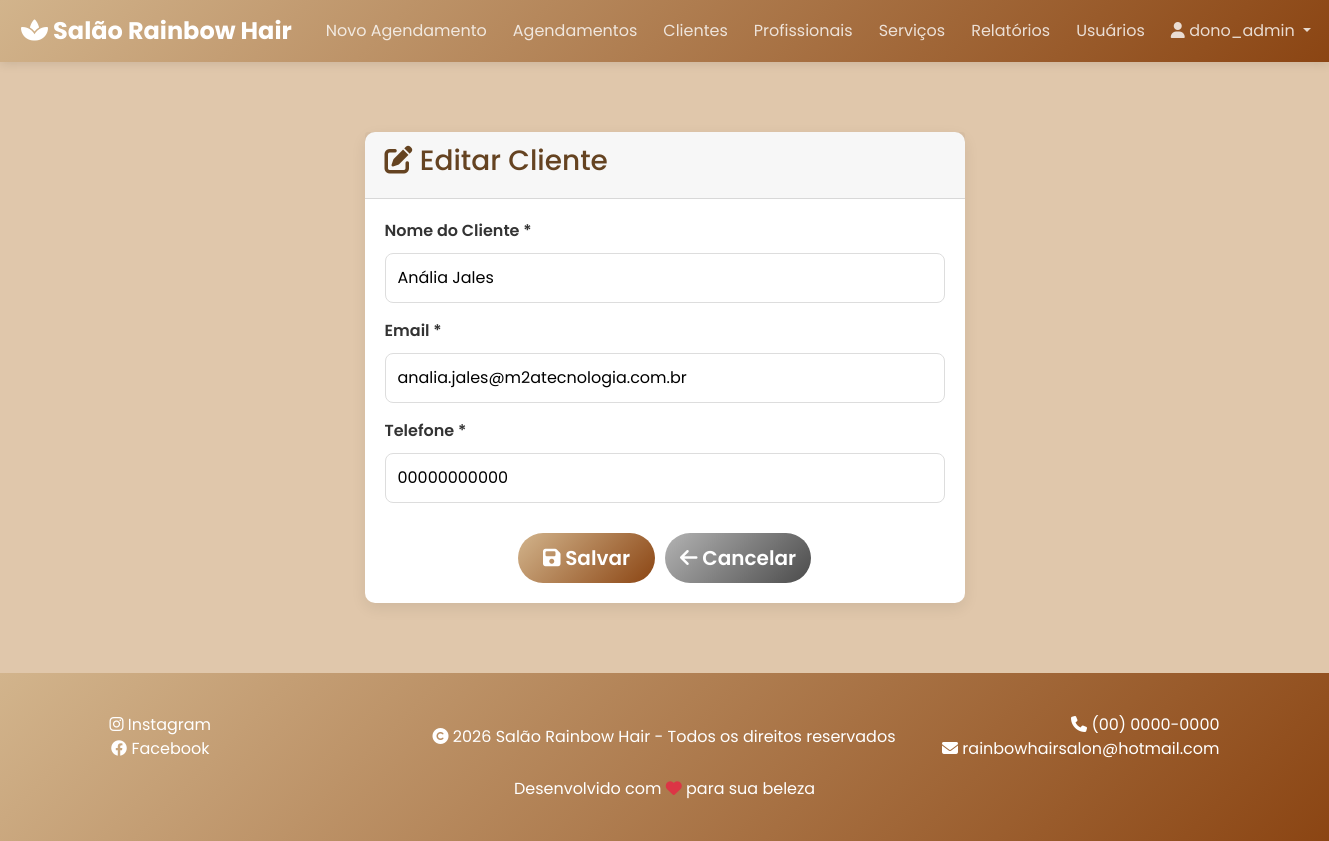
Screenshot of /clientes/clientes/edit/10/ (signed in) with the database file from the repository.
### apps/clientes/models.py (models this page shows, shortened)
class Cliente(BaseModel):
    nome = models.CharField(max_length=100)
    email = models.EmailField(blank=True, null=True)
    telefone = models.CharField(max_length=20)

### apps/clientes/views.py (the view)
# urls.py: path('clientes/edit/<int:pk>/', ClienteUpdateView.as_view(), name='cliente-update'),
class ClienteUpdateView(LoginRequiredMixin, UpdateView):
    model = Cliente
    form_class = ClienteForm
    template_name = "cliente_form.html"
    success_url = reverse_lazy('clientes:cliente-list')

### apps/clientes/forms.py
class ClienteForm(forms.ModelForm):
    class Meta:
        model = Cliente
        fields = '__all__'

### apps/clientes/templates/cliente_form.html (shortened to what this page needs)
{% extends 'base.html' %}
{% block content %}
<div class="form-container">
    <div class="card">
        <div class="card-header">
            <h3>{% if cliente %}<i class="fas fa-edit"></i> Editar Cliente{% else %}<i class="fas fa-plus"></i> Novo Cliente{% endif %}</h3>
        </div>
        <div class="card-body">
            <form method="post">
                <div class="form-group">
                    <label for="{{ form.nome.id_for_label }}">Nome do Cliente *</label>
                    {{ form.nome }}
                </div>
                <div class="form-group">
                    <label for="{{ form.email.id_for_label }}">Email *</label>
                    {{ form.email }}
                </div>
                <div class="form-group">
                    <label for="{{ form.telefone.id_for_label }}">Telefone *</label>
                    {{ form.telefone }}
                </div>
                <div class="button-group">
                    <button type="submit" class="btn btn-primary btn-lg">
                        <i class="fas fa-save"></i> Salvar
                    </button>
                    <a href="{% url 'clientes:cliente-list' %}" class="btn btn-secondary btn-lg">
                        <i class="fas fa-arrow-left"></i> Cancelar
                    </a>
                </div>
            </form>
        </div>
    </div>
</div>
{% endblock %}

### core/templates/base.html (shortened to what this page needs)
<!DOCTYPE html>
<html lang="pt-br">
<head>
    <link rel="stylesheet" href="https://stackpath.bootstrapcdn.com/bootstrap/4.5.2/css/bootstrap.min.css">
    <link rel="stylesheet" href="https://cdnjs.cloudflare.com/ajax/libs/font-awesome/6.4.0/css/all.min.css">
</head>
<body>
<nav class="navbar navbar-expand-lg navbar-dark sticky-top">
    <div class="container-fluid">
        <a class="navbar-brand" href="{% url 'home' %}">
            <i class="fas fa-spa"></i> Salão Rainbow Hair
        </a>
        <div class="collapse navbar-collapse" id="navbarNav">
            <ul class="navbar-nav m-auto">
                {% if user.is_authenticated %}
                <li class="nav-item">
                    <a class="nav-link" href="{% url 'agendamentos:add-agendamento' %}">Novo Agendamento</a>
                </li>
                <li class="nav-item" align-items="center">
                    <a class="nav-link" href="{% url 'index' %}">Agendamentos</a>
                </li>
                <li class="nav-item">
                    <a class="nav-link" href="{% url 'clientes:cliente-list' %}">Clientes</a>
                </li>
                <li class="nav-item">
                    <a class="nav-link" href="{% url 'profissionais:profissional-list' %}">Profissionais</a>
                </li>
                <li class="nav-item">
                    <a class="nav-link" href="{% url 'servicos:servico-list' %}">Serviços</a>
                </li>
                {% if user.is_staff or user.is_superuser %}
                <li class="nav-item">
                    <a class="nav-link" href="{% url 'relatorios:relatorios' %}">Relatórios</a>
                </li>
                <li class="nav-item">
                    <a class="nav-link" href="{% url 'usuarios:usuarios' %}">Usuários</a>
                </li>
                {% endif %}
                {% endif %}
            </ul>
            <ul class="navbar-nav ml-auto">
                {% if user.is_authenticated %}
                    <li class="nav-item dropdown">
                        <a class="nav-link dropdown-toggle" href="#" id="userDropdown" role="button" data-toggle="dropdown">
                            <i class="fas fa-user"></i> {{ user.username }}
                        </a>
                    </li>
                {% endif %}
            </ul>
        </div>
    </div>
</nav>
<div class="content-wrapper">
    <div class="container">
        {% block content %}{% endblock %}
    </div>
</div>
<footer>
    <div class="container d-flex justify-content-between align-items-center">
        <div>
            <a href="https://www.instagram.com" target="_blank" style="color: white; margin-right: 100px;"><i class="fab fa-instagram"></i> Instagram</a><br>
            <a href="https://www.facebook.com" target="_blank" style="color: white; margin-right: 100px;"><i class="fab fa-facebook"></i> Facebook</a>
            </div>
                <p style="margin-left: 80px;"><i class="fas fa-copyright"></i> 2026 Salão Rainbow Hair - Todos os direitos reservados</p>
            <div class="text-right">
            <span style="color: white; margin-left: 100px;"><i class="fas fa-phone"></i> (00) 0000-0000</span><br>
            <span style="color: white; margin-left: 5px;"><i class="fas fa-envelope"></i> rainbowhairsalon@hotmail.com</span>
        </div>
    </div>
    <div class="container text-center mt-3">
        <p style="color: white;">Desenvolvido com <i class="fas fa-heart" style="color: #dc3545;"></i> para sua beleza</p>
    </div>
</footer>
</body>
</html>

### core/templates/base.html (style rules this page uses)
* { margin: 0; padding: 0; box-sizing: border-box; }
body { font-family: 'Poppins', sans-serif; color: #654321; background-color: #e0c7ab; }
.navbar { background: linear-gradient(135deg, #D2B48C 0%, #8B4513 100%) !important; box-shadow: 0 2px 10px rgba(0, 0, 0, 0.1); position: sticky; top: 0; z-index: 1000; }
.navbar-brand { font-weight: 700; font-size: 24px; color: white !important; margin-left: -10px; }
.navbar-nav { flex-wrap: nowrap; }
.navbar-nav .nav-item { white-space: nowrap; }
.navbar-dark .navbar-nav .nav-link { color: rgba(255, 255, 255, 0.8) !important; margin-left: 10px; transition: all 0.3s ease; }
.content-wrapper { min-height: calc(100vh - 200px); padding: 40px 0; }
.card { border: none; border-radius: 10px; transition: transform 0.3s ease, box-shadow 0.3s ease; box-shadow: 0 5px 15px rgba(0, 0, 0, 0.08); }
.btn-primary { background: linear-gradient(135deg, #D2B48C 0%, #8B4513 100%); border: none; padding: 10px 25px; border-radius: 25px; font-weight: 600; transition: all 0.3s ease; }
.btn-secondary { background: linear-gradient(135deg, #999999be 0%, #4b4b4b 100%); border: none; padding: 10px 15px; border-radius: 25px; font-weight: 600; }
footer { background: linear-gradient(135deg, #D2B48C 0%, #8B4513 100%); color: white; padding: 40px 0; text-align: center; }
footer p { margin: 0; }
.fa-copyright { right:-10px; }

### apps/clientes/templates/cliente_form.html (style rules this page uses)
.form-container { max-width: 600px; margin: 30px auto; }
.form-container .form-group label { font-weight: 600; color: #333; margin-bottom: 10px; display: block; }
.form-container input[type="text"], .form-container input[type="number"], .form-container input[type="email"], .form-container textarea { width: 100%; padding: 12px; border: 1px solid #ddd; border-radius: 8px; font-family: inherit; transition: all 0.3s ease; }
.button-group { margin-top: 30px; display: flex; gap: 10px; justify-content: center; }

### rows the page displays
Cliente: nome "Anália Jales", email "analia.jales@m2atecnologia.com.br", telefone "00000000000"

### other values shown
{{ user.username }} "dono_admin"
